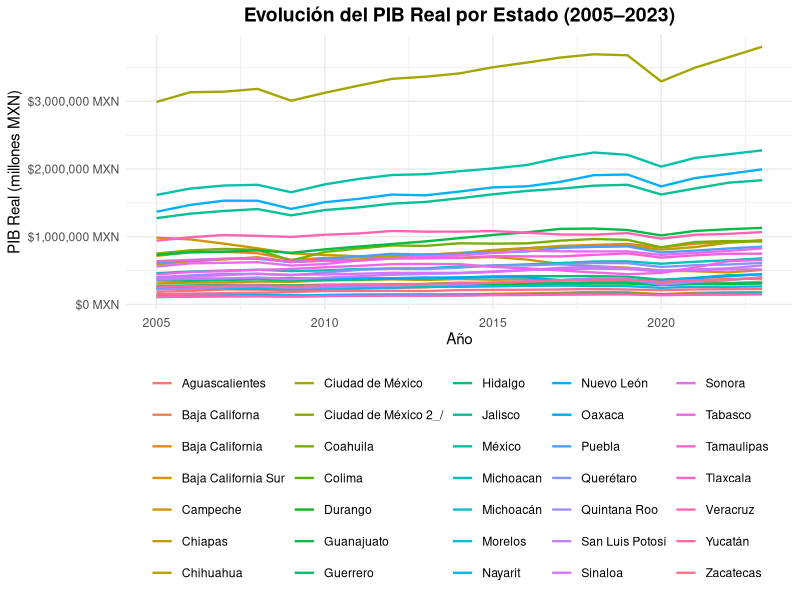
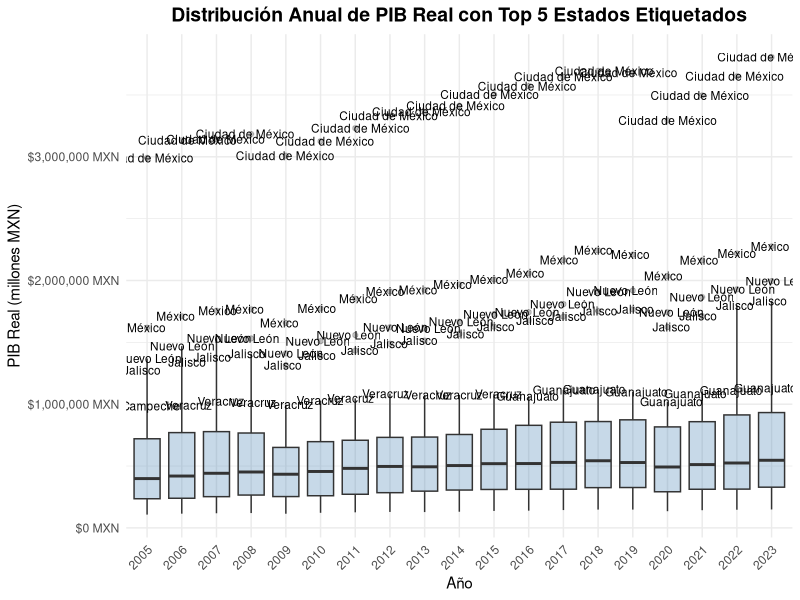
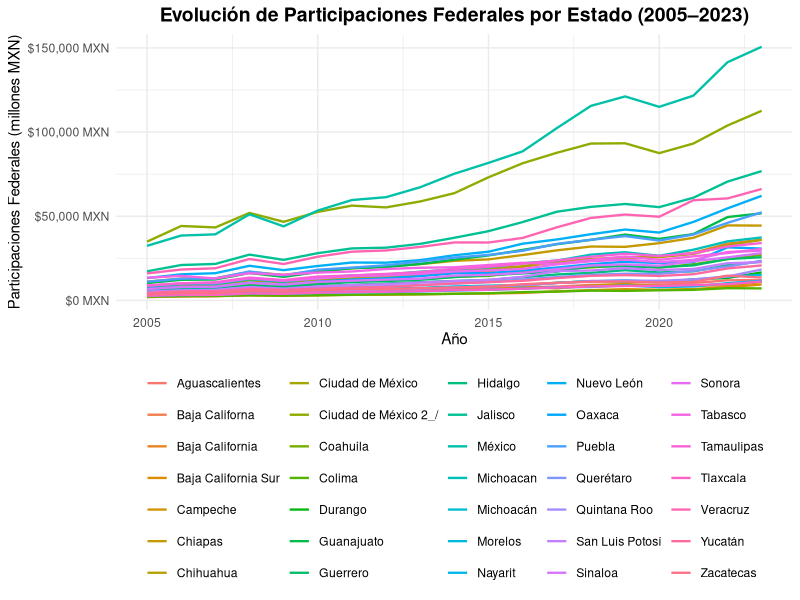
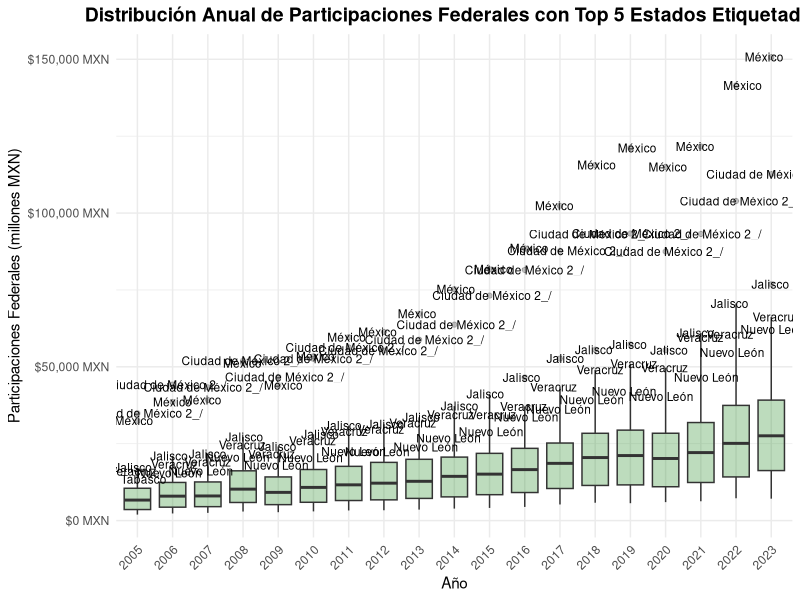
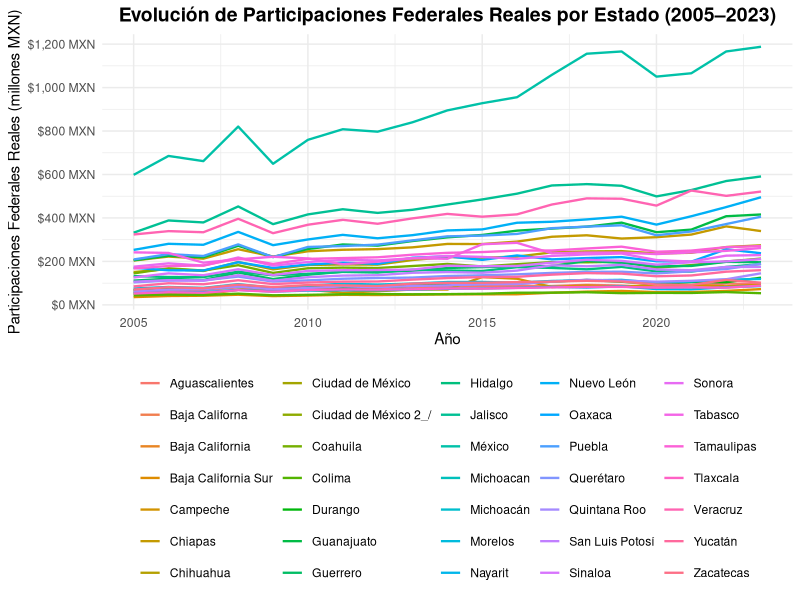
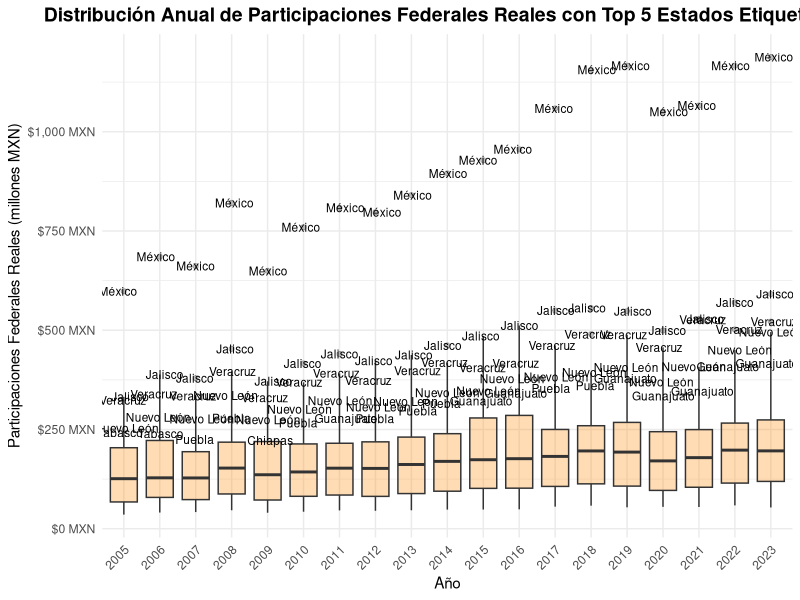
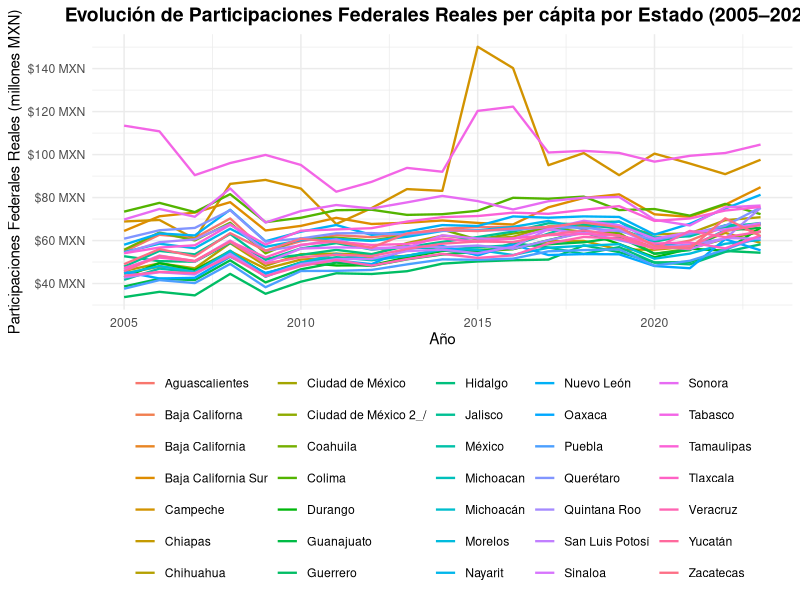
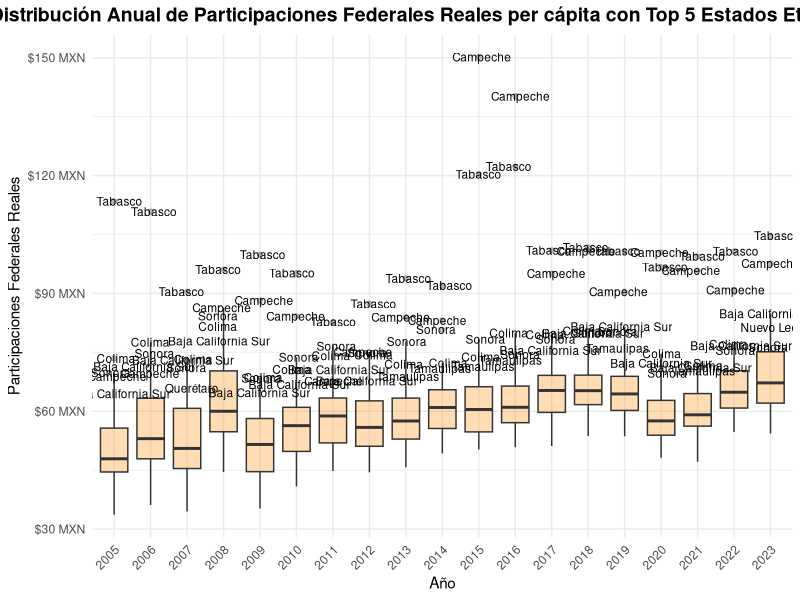

These figures' R source, in order:
library(tidyverse)
library(scales)
library(readxl)
library(lmerTest)
library(skimr)
library(psych)


# Leer datos desde Excel y quitar primera fila de encabezados duplicados
gdp      <- read_xlsx("PIB real 2005-2023.xlsx", sheet = 1, range = "A2:T35")[-1, ]
gdp_mp   <- read_xlsx("PIB real 2005-2023.xlsx", sheet = 3, range = "A2:T35")[-1, ]
gov      <- read_xlsx("Participaciones federales 2005-2023.xlsx", sheet = 1, range = "A3:T36")[-1, ]
deflator <- read_xlsx("Participaciones federales 2005-2023.xlsx", sheet = 2, range = "A5:T38")[-1, ]
pop      <- read_xlsx("Participaciones federales 2005-2023.xlsx", sheet = 4, range = "A3:T36")[-1, ]

# Lista nombrada de data.frames
df_list <- list(
  gdp      = gdp,
  gdp_mp   = gdp_mp,
  gov      = gov,
  deflator = deflator,
  pop      = pop
)

# Función: renombra primera columna a "Estado" y pivotea a formato long
long <- function(df, value_name) {
  old_first <- names(df)[1]
  if (old_first != "Estado") {
    df <- df %>% rename(Estado = !!sym(old_first))
  }
  df %>%
    pivot_longer(
      cols      = -Estado,
      names_to  = "year",
      values_to = value_name
    ) %>%
    mutate(year = as.integer(year))
}

# Aplicar pivot para cada data.frame usando su nombre como columna de valores
long_list <- Map(long, df_list, names(df_list))

# Combinar con full_join por "Estado" y "year"
df <- reduce(long_list, full_join, by = c("Estado", "year")) %>% 
    mutate(
        gov_real = gov / deflator,
        govpc = gov_real / pop * 1000000,
        gdppc = gdp / pop * 1000000,
        gdppc_mp = gdp_mp / pop * 1000000
    )

# Revisar resultado
head(df)

# Estadísticas descriptivas de los datos
skim(df)
describe(df)

# Evolución del PIB Real por Estado (líneas)
ggplot(df, aes(x = year, y = gdp, color = Estado)) +
  geom_line(size = 0.8) +
  labs(
    title = "Evolución del PIB Real por Estado (2005–2023)",
    x     = "Año",
    y     = "PIB Real (millones MXN)"
  ) +
  scale_y_continuous(
    labels = scales::label_comma(prefix = "$", suffix = " MXN"),
    breaks = scales::pretty_breaks(n = 5)
  ) +
  theme_minimal() +
  theme(
    legend.position   = "bottom",
    legend.title      = element_blank(),
    axis.text.x       = element_text(angle = 0, vjust = 0.5),
    plot.title        = element_text(face = "bold", size = 14, hjust = 0.5)
  )
ggsave("gdp.png", width = 8, height = 6, dpi = 300)

# Boxplot de distribución anual de PIB Real,
# con etiquetas de los 5 estados con mayor PIB cada año
bs_gdp <- df %>%
  group_by(year) %>%
  slice_max(gdp, n = 5) %>%
  ungroup()

ggplot(df, aes(x = factor(year), y = gdp, group = year)) +
  geom_boxplot(fill = "steelblue", alpha = 0.3) +
  geom_text(
    data     = bs_gdp,
    aes(label = Estado),
    position = position_jitter(width = 0.2, height = 0),
    size     = 3,
    color    = "black"
  ) +
  labs(
    title = "Distribución Anual de PIB Real con Top 5 Estados Etiquetados",
    x     = "Año",
    y     = "PIB Real (millones MXN)"
  ) +
  scale_y_continuous(labels = scales::label_comma(prefix = "$", suffix = " MXN")) +
  theme_minimal() +
  theme(
    axis.text.x  = element_text(angle = 45, hjust = 1),
    plot.title   = element_text(face = "bold", size = 14, hjust = 0.5),
    legend.position = "none"
  )
ggsave("box-gdp.png", width = 8, height = 6, dpi = 300)


# Evolución de Participaciones Federales por Estado (líneas)
ggplot(df, aes(x = year, y = gov, color = Estado)) +
  geom_line(size = 0.8) +
  labs(
    title = "Evolución de Participaciones Federales por Estado (2005–2023)",
    x     = "Año",
    y     = "Participaciones Federales (millones MXN)"
  ) +
  scale_y_continuous(
    labels = scales::label_comma(prefix = "$", suffix = " MXN"),
    breaks = scales::pretty_breaks(n = 5)
  ) +
  theme_minimal() +
  theme(
    legend.position   = "bottom",
    legend.title      = element_blank(),
    axis.text.x       = element_text(angle = 0, vjust = 0.5),
    plot.title        = element_text(face = "bold", size = 14, hjust = 0.5)
  )
ggsave("gov.png", width = 8, height = 6, dpi = 300)


# Boxplot de distribución anual de Participaciones Federales,
# con etiquetas de los 5 estados con mayor valor cada año
bs_gov <- df %>%
  group_by(year) %>%
  slice_max(order_by = gov, n = 5) %>%
  ungroup()

ggplot(df, aes(x = factor(year), y = gov, group = year)) +
  geom_boxplot(fill = "forestgreen", alpha = 0.3) +
  geom_text(
    data     = bs_gov,
    aes(label = Estado),
    position = position_jitter(width = 0.2, height = 0),
    size     = 3,
    color    = "black"
  ) +
  labs(
    title = "Distribución Anual de Participaciones Federales con Top 5 Estados Etiquetados",
    x     = "Año",
    y     = "Participaciones Federales (millones MXN)"
  ) +
  scale_y_continuous(labels = scales::label_comma(prefix = "$", suffix = " MXN")) +
  theme_minimal() +
  theme(
    axis.text.x  = element_text(angle = 45, hjust = 1),
    plot.title   = element_text(face = "bold", size = 14, hjust = 0.5),
    legend.position = "none"
  )
ggsave("box-gov.png", width = 8, height = 6, dpi = 300)


# Evolución de Participaciones Federales Reales (líneas)
ggplot(df, aes(x = year, y = gov_real, color = Estado)) +
  geom_line(size = 0.8) +
  labs(
    title = "Evolución de Participaciones Federales Reales por Estado (2005–2023)",
    x     = "Año",
    y     = "Participaciones Federales Reales (millones MXN)"
  ) +
  scale_y_continuous(
    labels = scales::label_comma(prefix = "$", suffix = " MXN"),
    breaks = scales::pretty_breaks(n = 5)
  ) +
  theme_minimal() +
  theme(
    legend.position   = "bottom",
    legend.title      = element_blank(),
    axis.text.x       = element_text(angle = 0, vjust = 0.5),
    plot.title        = element_text(face = "bold", size = 14, hjust = 0.5)
  )
ggsave("gov-real.png", width = 8, height = 6, dpi = 300)


# Boxplot de distribución anual de Participaciones Federales Reales,
# con etiquetas de los 5 estados con mayor valor cada año
bs_gov_real <- df %>%
  group_by(year) %>%
  slice_max(order_by = gov_real, n = 5) %>%
  ungroup()

ggplot(df, aes(x = factor(year), y = gov_real, group = year)) +
  geom_boxplot(fill = "darkorange", alpha = 0.3) +
  geom_text(
    data     = bs_gov_real,
    aes(label = Estado),
    position = position_jitter(width = 0.2, height = 0),
    size     = 3,
    color    = "black"
  ) +
  labs(
    title = "Distribución Anual de Participaciones Federales Reales con Top 5 Estados Etiquetados",
    x     = "Año",
    y     = "Participaciones Federales Reales (millones MXN)"
  ) +
  scale_y_continuous(labels = scales::label_comma(prefix = "$", suffix = " MXN")) +
  theme_minimal() +
  theme(
    axis.text.x  = element_text(angle = 45, hjust = 1),
    plot.title   = element_text(face = "bold", size = 14, hjust = 0.5),
    legend.position = "none"
  )
ggsave("box-gov-real.png", width = 8, height = 6, dpi = 300)


# Evolución de Participaciones Federales Reales per cápita (líneas)
ggplot(df, aes(x = year, y = govpc, color = Estado)) +
  geom_line(size = 0.8) +
  labs(
    title = "Evolución de Participaciones Federales Reales per cápita por Estado (2005–2023)",
    x     = "Año",
    y     = "Participaciones Federales Reales (millones MXN)"
  ) +
  scale_y_continuous(
    labels = scales::label_comma(prefix = "$", suffix = " MXN"),
    breaks = scales::pretty_breaks(n = 5)
  ) +
  theme_minimal() +
  theme(
    legend.position   = "bottom",
    legend.title      = element_blank(),
    axis.text.x       = element_text(angle = 0, vjust = 0.5),
    plot.title        = element_text(face = "bold", size = 14, hjust = 0.5)
  )
ggsave("govpc.png", width = 8, height = 6, dpi = 300)


# Boxplot de distribución anual de Participaciones Federales Reales per cápita,
# con etiquetas de los 5 estados con mayor valor cada año
bs_govpc <- df %>%
  group_by(year) %>%
  slice_max(order_by = govpc, n = 5) %>%
  ungroup()

ggplot(df, aes(x = factor(year), y = govpc, group = year)) +
  geom_boxplot(fill = "darkorange", alpha = 0.3) +
  geom_text(
    data     = bs_govpc,
    aes(label = Estado),
    position = position_jitter(width = 0.2, height = 0),
    size     = 3,
    color    = "black"
  ) +
  labs(
    title = "Distribución Anual de Participaciones Federales Reales per cápita con Top 5 Estados Etiquetados",
    x     = "Año",
    y     = "Participaciones Federales Reales"
  ) +
  scale_y_continuous(labels = scales::label_comma(prefix = "$", suffix = " MXN")) +
  theme_minimal() +
  theme(
    axis.text.x  = element_text(angle = 45, hjust = 1),
    plot.title   = element_text(face = "bold", size = 14, hjust = 0.5),
    legend.position = "none"
  )
ggsave("box-govpc.png", width = 8, height = 6, dpi = 300)

# Gráfico de la evolución de la población por Estado (2005–2023)
ggplot(df, aes(year, pop, color = Estado, label = Estado)) +
  geom_line(size = 0.8) +         # líneas de población a lo largo del tiempo
  geom_text() +                   # etiquetas con el nombre del Estado
  labs(
    title = "Evolución de la Población por Estado (2005–2023)",
    x     = "Año",
    y     = "Población"
  ) +
  scale_y_continuous(
    labels = scales::label_comma(),    # formato con separador de miles
    breaks = scales::pretty_breaks(n = 5)
  ) +
  theme_minimal() +
  theme(
    legend.position   = "bottom",      # leyenda abajo
    legend.title      = element_blank(),
    axis.text.x       = element_text(angle = 0, vjust = 0.5),
    plot.title        = element_text(face = "bold", size = 14, hjust = 0.5)
  )
ggsave("pop.png", width = 8, height = 6, dpi = 300)


# Cálculo de cambios logarítmicos anuales y acumulados de población
delta_pop <- df %>%
  group_by(Estado) %>%
  reframe(
    year,
    delta_pop = c(0, diff(log(pop))),   # diferencia logarítmica de población
    cum_pop   = cumsum(delta_pop)       # suma acumulada de los cambios
  )

# Gráfico de los cambios logarítmicos anuales por Estado
ggplot(delta_pop, aes(year, y = delta_pop, color = Estado, label = Estado)) +
  geom_line() +        # líneas de delta_pop a lo largo del tiempo
  geom_text() +        # etiquetas con el nombre del Estado
  theme_minimal()
ggsave("pop-growth.png", width = 8, height = 6, dpi = 300)

# Gráfico de los cambios logarítmicos acumulados por Estado
ggplot(delta_pop, aes(year, y = cum_pop, color = Estado, label = Estado)) +
  geom_line() +        # líneas de cum_pop a lo largo del tiempo
  geom_text() +        # etiquetas con el nombre del Estado
  theme_minimal()
ggsave("pop-growth-acc.png", width = 8, height = 6, dpi = 300)

# Modelo lineal simple de govpc en función de gdppc
lm(govpc ~ gdppc, data = df) %>%
  summary()            # resumen de los coeficientes y ajustes

# Modelo mixto con pendiente aleatoria de gdppc por Estado
re <- lmer(govpc ~ gdppc + (gdppc | Estado), data = df)
summary(re)            # resumen del modelo mixto

# Extracción de efectos aleatorios incluyendo varianza condicional
re_ranef <- ranef(re, condVar = TRUE)

# Recuperar el array de varianzas para el término gdppc
postVar_array <- attr(re_ranef$Estado, "postVar")

# Preparar data.frame con estimaciones y errores estándar por Estado
slope_df <- re_ranef$Estado %>%
  select(gdppc) %>%                      # solo la desviación de la pendiente
  rownames_to_column("area") %>%         # pasar fila a columna
  mutate(
    estimate  = gdppc + fixef(re)["gdppc"],  # pendiente total (BLUP + fijo)
    se        = sqrt(postVar_array[1,1, ]),  # error estándar = raíz de la varianza
    area_plot = fct_reorder(area, estimate)  # reordenar factores para la gráfica
  )

# Gráfico de las pendientes con sus intervalos de confianza al 95%
ggplot(slope_df, aes(x = estimate, y = area_plot)) +
  geom_point(size = 2) +                         # puntos de las estimaciones
  geom_errorbarh(                                # barras horizontales ±1.96·SE
    aes(xmin = estimate - 1.96*se,
        xmax = estimate + 1.96*se),
    height = 0.2
  ) +
  geom_vline(xintercept = 0, linetype = "dashed") +  # línea vertical en cero
  labs(
    x        = "Slope on gdppc (with 95% CI)",
    y        = "Estado",
    title    = "Estimated gdppc-slopes by Estado",
    subtitle = "Points = BLUPs; bars = ±1.96×SE"
  ) +
  scale_x_continuous(
    labels = scales::label_comma(),            # formato con separador de miles
    breaks = scales::breaks_pretty()
  ) +
  theme_minimal()
ggsave("slopes-states.png", width = 8, height = 6, dpi = 300)
